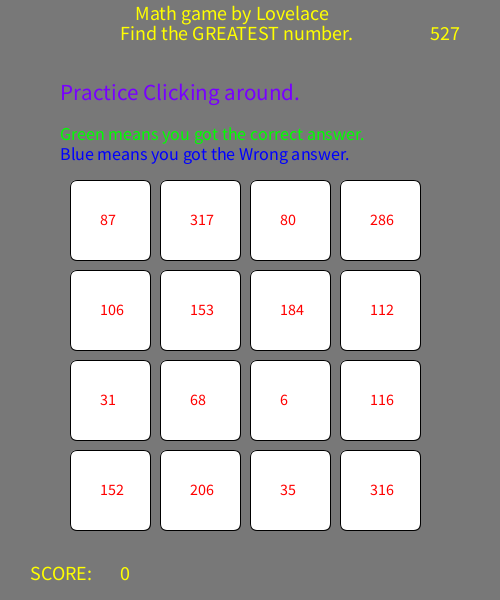
Frame 1 (no input)
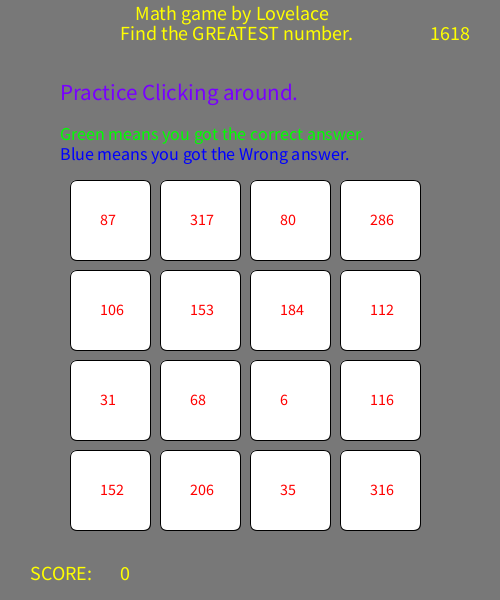
Frame 60 (the mouse pressed at the canvas centre just before this capture)
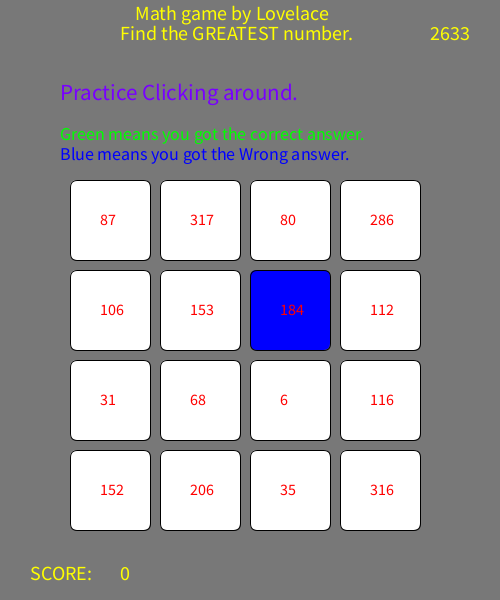
Frame 120 (the mouse held since frame 60 and released just before this capture)

The Processing sketch that drew these frames (run headless with seeded random() and noise(); from frame 60 on, the mouse is pressed at the canvas centre):

// Processing sketch: find_greatest_game
// ── find_greatest_game.pde
/* 
Developer: Bosena Telila
Team: lovelace
date: 10/17/20

This code creates an array of  random intigers and
places each random interger inside a box. If the player clicks on the box with the greatest integer the box turns green.
if the player clicks on the box that is not the greatest integer the box turns blue and game over.The counter keeps going until the player 
chooses a number that is not the greatest.



*/

String Welcome = "Math game by Lovelace";
String how_to_play = "Find the GREATEST number.";

int counter = 0;
int box_xpos = 70;
int box_ypos = 180;

int savedTime;
int totalTime = 5000;

boolean newArray = false;
boolean Start = false;
boolean duplicate = false;
boolean goodArray = false;

int[] arr = new int[16];
//creating array of Boxes using out Box class 
Box[] boxes = new Box[16];

void setup(){
 size(500,600);
 background(0);
 //time
 savedTime = millis();
 
//changes the values of the arr[i] from zero to random values that are not duplicate
 int j = 0, a;
 int n = int(random(32,500));
 while (goodArray != true){
   a = int(random(1,n));
   if(j>=16){
    break;
   }
   
   if(find_duplicate(arr,a) == false && j <= 16){
     arr[j] = a;
     j++;
   }
   
 }
 // creating class boxes and placing the random inegers inside each box
 for(int i = 0; i < boxes.length; i++){
  if(i == 0){
    boxes[i] = new Box(box_xpos, box_ypos);
    boxes[i].n = arr[i];
  }
  else if(boxes[i-1].xpos+100 >= 400) {
    boxes[i] = new Box(boxes[i-4].xpos, boxes[i-1].ypos+90);
    boxes[i].n = arr[i];
  }
  else {
    boxes[i] = new Box(boxes[i-1].xpos+90, boxes[i-1].ypos);
    boxes[i].n = arr[i];
  }
   
 }
}
//when mouse is released at each box it checks if the color is blue or green
// if the color of the box is green then it will continue
// if the color is not green it will change stop the game
void mouseReleased(){
  if(newArray == true){
    for(int i = 0; i < boxes.length; i++){
        if(boxes[i].box_color == color(0,255,0)){
         counter++;
         newArray = false;
        }
        else if(boxes[i].box_color == color(0,0,255)){
          background(0);
          textSize(30);
          text("YOU HAVE FAILED",120, 300);
          text("GOOD LUCK NEXT TIME!",90,330 );
          stop();
        }
        
    }
    
  }
}

void draw(){
if(Start == false){
  //Initial message 
  background(120);
  fill(120,0,255);
  textSize(23);
  text("Practice Clicking around.", 60,100);
  textSize(18);
  fill(0,255,0);
  text("Green means you got the correct answer.", 60,140);
  fill(0,0,255);
  text("Blue means you got the Wrong answer.", 60,160);
}
else {
 background(121); 
}

fill(255,255,0);
//introduction message
textSize(20);
text(Welcome, 135,20);
text(how_to_play, 120,40);


text("SCORE:", 30, 580);
text(counter, 120, 580);

//everytime draw is called passed time == millis - saved time;
int passedTime = millis() - savedTime;
textSize(20);
text(passedTime, 430,40);
if (passedTime >= totalTime) {
  Start = true;
    println("PsssedTime is greater that total time");
    totalTime = totalTime - 100;
    if(totalTime <= 1500){
     totalTime = totalTime + 1000;
    }
    newArray = true;
    savedTime = millis(); // Save the current time to restart the timer!
    
  //updates the current array with new randome numbers
  int j = 0, a;
  int n = int(random(16,500));
    while (goodArray != true){
      a = int(random(1,n));
      if(j>=16){
        break;
      }
       
      if(find_duplicate(arr,a) == false && j < 16){
        arr[j] = a;
       boxes[j].n = arr[j];
       boxes[j].box_color = color(255,255,255);
        j++;
      }
    }
}
  

for (int i = 0; i < boxes.length; i++) { 
  if(boxes[i].n == find_greatest(arr)){
     println("smallest  == ", find_greatest(arr));
     
    }
    else if(boxes[i].n == find_greatest(arr)){
    background(0);
    }
    boxes[i].display();
    boxes[i].check();
    
  }
}
//finds the greatest intiger from the array
int find_greatest(int[] array){
  int[] a = sort(array);
  return a[15];
   
}
//searches the array to find a duplicate number
boolean find_duplicate(int[] array, int n){
  int[] a = array;
  for(int i = 0; i < a.length; i++){
   if(a[i] == n){
    return true; 
   }
  }
  return false;
}
class Box {
  color box_color;
  int xpos,ypos,w = 80,h = 80,n;
  Box (int x, int y){
   xpos = x;
   ypos = y;
   box_color = color(255,255,255);
  }
 void display(){
   fill(box_color);
   rect(xpos, ypos,w,h,7);
   textSize(16);
   fill(255,0,0);
   text(n,xpos+30, ypos+45);
   
 }
 
 
 void check(){
  if(mousePressed){
   if(mouseX >= xpos && mouseX <=xpos+w &&  mouseY >= ypos && mouseY <=ypos+h){
     if(find_greatest(arr) == n){
       box_color = color(0,255,0);
     }
     else {
       box_color = color(0,0,255);
     }
     
   }
    
  }
   
 }
  
}
